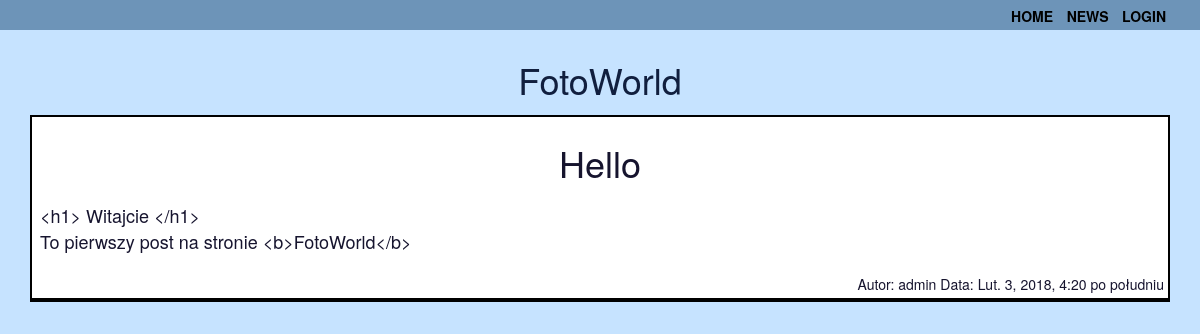
The app's page /news/2018/02/03/test/ with its own data.
### news/models.py (models this page shows, shortened)
class Post(models.Model):
    STATUS_CHOICES = (
        ('draft', 'Roboczy'),
        ('published', 'Opublikowany'),
    )
    title = models.CharField(max_length=250)
    slug = models.SlugField(max_length=250, unique_for_date='publish')
    author = models.ForeignKey(User, related_name='news_post')
    body = models.TextField()
    publish = models.DateTimeField(default=timezone.now)
    created = models.DateTimeField(auto_now_add=True)
    update = models.DateTimeField(auto_now=True)
    status = models.CharField(
        max_length=10, choices=STATUS_CHOICES, default='draft')
    objects=models.Manager()
    published = PublishedManager()
    class Meta:
        ordering = ('-publish',)

### news/views.py (the view)
def post_detail(request, year, month, day, post):
    post = get_object_or_404(Post, slug=post,
                             status='published',
                             publish__year=year,
                             publish__month=month,
                             publish__day=day)
    return render(request, 'news/detail.html',
                  {'post': post})

### templates/news/detail.html
{% extends "base.html" %} {%block content%}
<div class='news'>
    <div class='news_title'>
       <h1> {{post.title}}</h1>
    </div>
    <div class='news_body'>
        {{post.body|linebreaks}}
    </div>
    <div class='news_author'>
        Autor: {{post.author}} Data: {{post.publish}}
    </div>
</div>
 {% endblock %}

### static/css/style.css (style rules this page uses)
body { background-color: rgba(195, 226, 255, 0.938); color: rgba(6, 4, 32, 0.938); font-size: 20px; height: 100%; background-position: center; background-repeat: no-repeat; background-size: cover; }
.news_title { font-size: 1.2em; text-align: center; font-weight: bold; padding: 2px; margin-bottom: 5px; }
.news_body { font-size: 0.9em; text-align: justify; padding: 4px; margin-bottom: 5px; width: 100%; }
.news_author { font-size: 0.7em; text-align: right; width: 100%; }
.news { margin: 5px 0; padding: 4px; border: 2px solid black; background: white; border-bottom-width: 4px; }

### records on screen
Post: title "Hello", body "<h1> Witajcie </h1> To pierwszy post na stronie <b>FotoWorld</b>", author "admin", publish "Lut. 3, 2018, 4:20 po południu"
